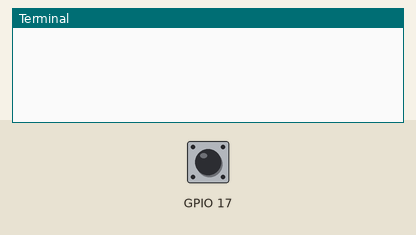
Simulated run of this program. Board: Raspberry Pi (BCM pin numbers). Parts: the last lines printed to the terminal. The inputs (shaded band) are chosen by the test bench; at power-on: GPIO 17 HIGH. Files the program writes start out absent; the clock reads 2024-03-15 10:24:30 at power-on unless the program sets it.

Above: at 1.2 s.
1.3 s: GPIO 17 pulled LOW for 0.15 s
At 1.9 s:
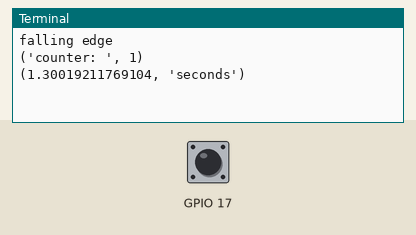
2.9 s: GPIO 17 pulled LOW for 1 s
At 4.3 s:
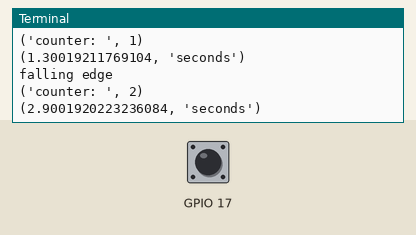
6.5 s: GPIO 17 pulled LOW for 0.15 s
At 7.1 s:
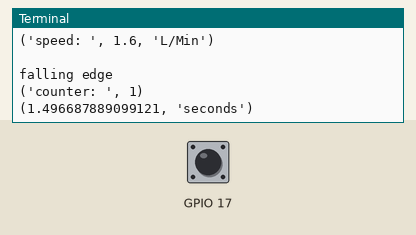

Measured:
- after the input at 1.3 s, the terminal: prints a new line at once (image 1)
- after the input at 2.9 s, the terminal: prints a new line at once (image 2)
- after the input at 6.5 s, the terminal: prints a new line at once (image 3)

The program:

WaterFlowSensor_Final.py
```python
import sys
import RPi.GPIO as GPIO
import signal
import time

global tick
global starttime
global speed
global speed1
global counter
global constantOfWater

starttime = time.time()
pulseFreq = 7.5 #sensor frequency in Hz
counter = 0


# Initialize File name
filename = "waterFlowData.txt"

# Open File for IO Writing -- ability to port to site
file = open(filename,'w')


def my_callback(channel):
	print ("falling edge")
	global counter
	counter += 1
	print ("counter: ", counter)
	global starttime
	print(time.time() - starttime, "seconds")


GPIO.setmode(GPIO.BCM)
GPIO.setup(17, GPIO.IN)

# Setup signal handler to catch ctrl+c detection and exit cleanly
GPIO.setup(17, GPIO.IN, pull_up_down=GPIO.PUD_UP)

GPIO.add_event_detect(17, GPIO.FALLING, callback=my_callback, bouncetime=100)

def signal_handler(signal, frame):
    print("Ctrl+C detected...")
    GPIO.cleanup()
    sys.exit(0)

#set signal handlder
signal.signal(signal.SIGINT, signal_handler)


while 1:

	time.sleep(0.05)

	#print(GPIO.input(17))

	if ((time.time()-starttime) > 5.00):
		speed = (counter/(10*pulseFreq))
		speedOne = (speed*60)
		print ""
		print("speed: ", speed, "L/Sec")
		print "or"
		print("speed: ", speedOne, "L/Min")

		# Write Speed Data to File - in Litres per Minute -- seperated by line
		file.write("Speed: " + str(speedOne) + " L/Min" + "\n")

		print ""
		starttime = time.time()
		counter = 0
```
